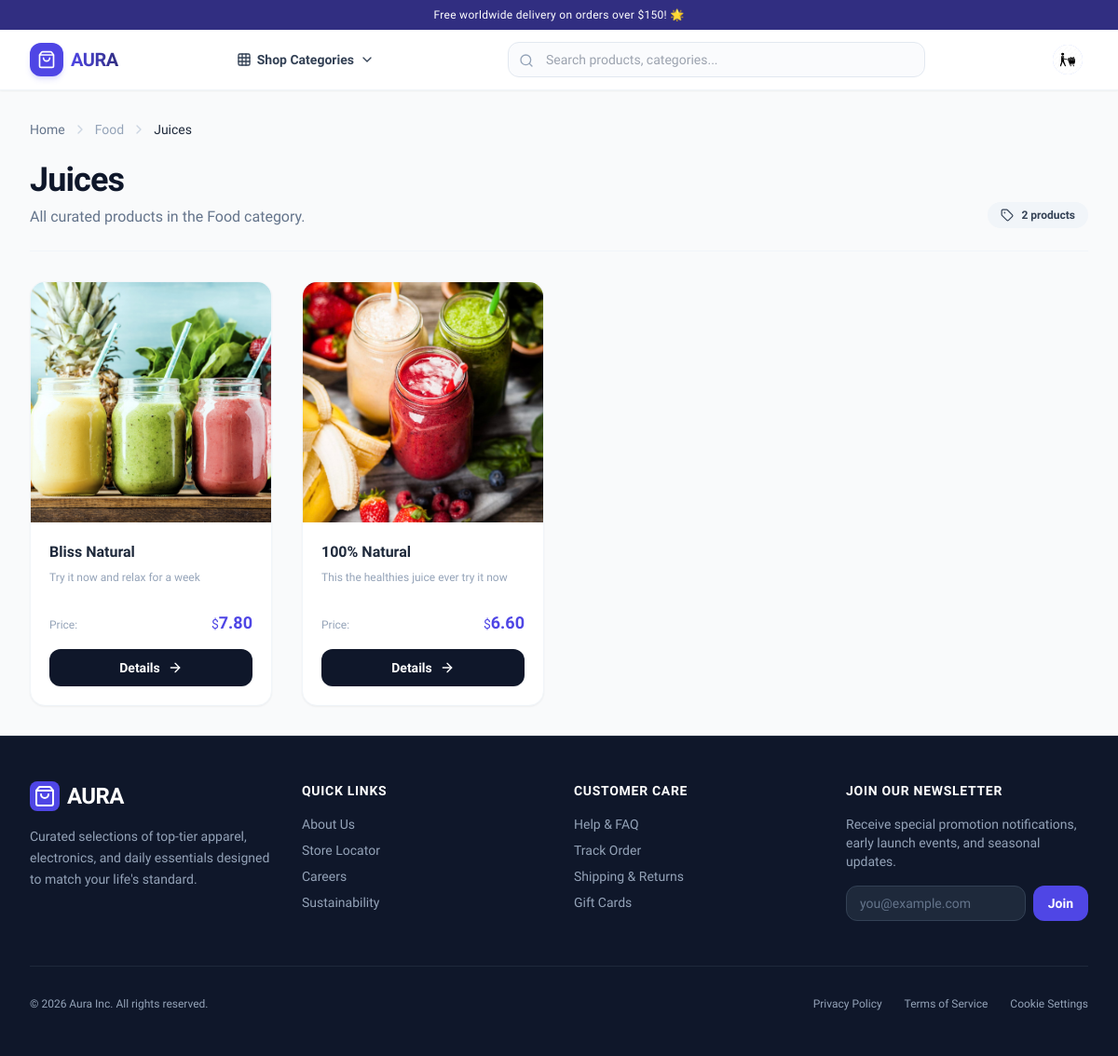
The page /products/subcategory/5/ (signed in) on the database its author committed.
### users/models.py (models this page shows)
class CustomUser(AbstractUser):
    age = models.IntegerField(null=True, blank=True)
    profile_img = models.ImageField(upload_to='avatars/', default='default_profile.jpg', blank=True)
    phone_number = models.CharField(max_length=15, blank=True, null=True)

### products/models.py (models this page shows, shortened)
class Subcategory(models.Model):
    name = models.CharField(max_length=100)
    category = models.ForeignKey(Category, on_delete=models.CASCADE, related_name='subcategories')
    class Meta:
        verbose_name_plural = "Subcategories"

class Category(models.Model):
    name = models.CharField(max_length=100, unique=True)
    class Meta:
        verbose_name_plural = "Categories"

class Product(models.Model):
    name = models.CharField(max_length=100)
    desc = models.CharField(max_length=500, null=True, blank=True)
    price = models.DecimalField(max_digits=20, decimal_places=2)
    quantity = models.IntegerField(default=0)
    is_active = models.BooleanField(default=True)
    image = models.ImageField(upload_to='products/', null=True, blank=True)
    subcategory = models.ForeignKey(Subcategory, on_delete=models.CASCADE, related_name='products', null=True, blank=True)
    created_at = models.DateTimeField(auto_now_add=True)

### products/views.py (the view)
# urls.py: path('subcategory/<int:subcategory_id>/', ProductListView.as_view(), name='product-list'),
class ProductListView(View):
    def get(self, request, subcategory_id):
        subcategory = get_object_or_404(Subcategory, id=subcategory_id)
        products = subcategory.products.filter(is_active=True).order_by('-id')
        return render(request, 'products/product-list.html', {
            'subcategory': subcategory,
            'products': products,
        })

### products/context_processors.py (called while the page is built)
def categories_processor(request):
    context = {
        'categories': Category.objects.prefetch_related('subcategories').all()
    }
    if request.user.is_authenticated:
        context['saved_count'] = Saved.objects.filter(user=request.user).count()
    return context

### templates/products/product-list.html (shortened to what this page needs)
{% extends 'base.html' %}
{% block content %}
<div class="max-w-7xl mx-auto px-4 sm:px-6 lg:px-8 py-8">
    <nav class="flex items-center space-x-2 text-xs sm:text-sm text-slate-500 mb-6">
        <a href="/" class="hover:text-brand-600 transition">Home</a>
        <i data-lucide="chevron-right" class="w-4 h-4 text-slate-300"></i>
        <span class="text-slate-400">{{ subcategory.category.name }}</span>
        <i data-lucide="chevron-right" class="w-4 h-4 text-slate-300"></i>
        <span class="font-medium text-slate-800">{{ subcategory.name }}</span>
    </nav>
    <div class="flex flex-col md:flex-row md:items-end justify-between border-b border-slate-100 pb-6 mb-8 gap-4">
        <div>
            <h1 class="text-3xl font-extrabold tracking-tight text-slate-900 sm:text-4xl">
                {{ subcategory.name }}
            </h1>
            <p class="text-slate-500 mt-2 text-sm sm:text-base">
                All curated products in the {{ subcategory.category.name }} category.
            </p>
        </div>
        <div class="inline-flex items-center gap-2 bg-slate-100 text-slate-700 px-3.5 py-1.5 rounded-full text-xs font-semibold self-start md:self-auto">
            <i data-lucide="tag" class="w-3.5 h-3.5"></i>
            {{ products|length }} products
        </div>
    </div>
    <div class="grid grid-cols-1 sm:grid-cols-2 md:grid-cols-3 lg:grid-cols-4 gap-6 sm:gap-8">
        {% for product in products %}
            <div class="group bg-white rounded-2xl border border-slate-100 shadow-sm hover:shadow-md transition-all duration-300 flex flex-col overflow-hidden">
                <div class="aspect-square bg-slate-50 relative overflow-hidden flex items-center justify-center">
                    {% if product.image %}
                        <img
                            src="{{ product.image.url }}"
                            class="w-full h-full object-cover group-hover:scale-105 transition-transform duration-500"
                            alt="{{ product.name }}"
                            loading="lazy"
                        >
                    {% else %}
                        <div class="flex flex-col items-center justify-center text-slate-400 gap-2">
                            <i data-lucide="image-off" class="w-8 h-8 opacity-60"></i>
                            <span class="text-xs font-medium uppercase tracking-wider">No image available</span>
                        </div>
                    {% endif %}
                </div>
                <div class="p-5 flex-grow flex flex-col justify-between gap-4">
                    <div class="space-y-1.5">
                        <h3 class="font-bold text-slate-800 text-base line-clamp-2 group-hover:text-brand-600 transition">
                            {{ product.name }}
                        </h3>
                        {% if product.desc %}
                            <p class="text-xs text-slate-400 line-clamp-2 leading-relaxed">
                                {{ product.desc }}
                            </p>
                        {% endif %}
                    </div>
                    <div class="space-y-3.5 pt-2">
                        <div class="flex items-baseline justify-between">
                            <span class="text-xs text-slate-400">Price:</span>
                            <span class="text-lg font-bold text-brand-600">
                                <span class="text-sm font-medium">$</span>{{ product.price }}
                            </span>
                        </div>
                        <a
                            href="{% url 'product-detail' product.pk %}"
                            class="w-full flex items-center justify-center gap-2 bg-slate-900 hover:bg-brand-600 active:bg-brand-700 text-white text-sm font-semibold py-2.5 rounded-xl transition shadow-sm hover:shadow-md"
                        >
                            <span>Details</span>
                            <i data-lucide="arrow-right" class="w-4 h-4 group-hover:translate-x-1 transition duration-200"></i>
                        </a>
                    </div>
                </div>
            </div>
        {% endfor %}
    </div>
</div>
{% endblock %}

### templates/base.html (shortened to what this page needs)
<!DOCTYPE html>
<html lang="en" class="h-full bg-gray-50">
<head>
    <script src="https://cdn.tailwindcss.com"></script>
</head>
<body class="flex flex-col min-h-full text-slate-800" x-data="{ mobileMenuOpen: false }">
    <div class="bg-brand-900 text-white text-xs py-2 px-4 text-center font-medium tracking-wide">
        Free worldwide delivery on orders over $150! 🌟
    </div>
    <header class="sticky top-0 z-40 bg-white/95 backdrop-blur-md border-b border-slate-100 shadow-sm"
        x-data="{ catMenuOpen: false, userMenuOpen: false }">
        <div class="max-w-7xl mx-auto px-4 sm:px-6 lg:px-8">
            <div class="flex items-center justify-between h-16 gap-4">
                <div class="flex-shrink-0 flex items-center">
                    <a href="/" class="flex items-center gap-2 group">
                        <div
                            class="w-9 h-9 bg-brand-600 rounded-xl flex items-center justify-center text-white shadow-md shadow-brand-500/20 group-hover:bg-brand-700 transition">
                            <i data-lucide="shopping-bag" class="w-5 h-5"></i>
                        </div>
                        <span
                            class="text-xl font-bold tracking-tight bg-gradient-to-r from-brand-600 to-indigo-900 bg-clip-text text-transparent">
                        </span>
                    </a>
                </div>
                <nav class="hidden md:flex items-center gap-6">
                    <div class="relative">
                        <button @click="catMenuOpen = !catMenuOpen" @click.away="catMenuOpen = false"
                            class="flex items-center gap-1.5 px-3 py-2 text-sm font-semibold rounded-lg text-slate-700 hover:bg-slate-50 transition"
                            :class="{'bg-slate-50 text-brand-600': catMenuOpen}">
                            <i data-lucide="grid" class="w-4 h-4"></i>
                            Shop Categories
                            <i data-lucide="chevron-down" class="w-4 h-4 transition-transform duration-200"
                                :class="{'rotate-180': catMenuOpen}"></i>
                        </button>
                    </div>
                </nav>
                <div class="hidden lg:flex flex-1 max-w-md mx-4">
                    <form action="{% url 'search' %}" method="POST" class="w-full relative">
                        <input type="text" name="search_query" placeholder="Search products, categories..."
                            class="w-full py-2 pl-10 pr-4 rounded-xl border border-slate-200 bg-slate-50/70 focus:bg-white focus:outline-none focus:ring-2 focus:ring-brand-500 focus:border-transparent text-sm transition">
                        <i data-lucide="search" class="w-4 h-4 text-slate-400 absolute left-3 top-3"></i>
                    </form>
                </div>
                <div class="flex items-center gap-2">
                    <div class="relative">
                        <button @click="userMenuOpen = !userMenuOpen" @click.away="userMenuOpen = false"
                            class="flex items-center gap-1.5 p-1.5 rounded-lg hover:bg-slate-50 transition">
                            <div
                                class="w-8 h-8 bg-brand-100 text-brand-700 font-bold rounded-full flex items-center justify-center text-xs">
                                {% if user.is_authenticated %}
                                <div
                                    class="w-8 h-8 bg-brand-100 text-brand-700 font-bold rounded-full flex items-center justify-center text-sm uppercase overflow-hidden">
                                    <img src="{{request.user.profile_img.url}}" alt=""
                                        class="w-full h-full object-cover rounded-full">
                                </div>
                                {% else %}
                                <i data-lucide="user" class="w-4 h-4"></i>
                                {% endif %}
                            </div>
                        </button>
                    </div>
                </div>
            </div>
        </div>
    </header>
    <main class="flex-grow">
        {% block content %}{% endblock %}
    </main>
    <footer class="bg-slate-900 text-slate-400 border-t border-slate-800">
        <div class="max-w-7xl mx-auto px-4 sm:px-6 lg:px-8 py-12">
            <div class="grid grid-cols-1 md:grid-cols-4 gap-8">
                <div class="space-y-4">
                    <span class="text-2xl font-bold tracking-tight text-white flex items-center gap-2">
                        <div class="w-8 h-8 bg-brand-600 rounded-lg flex items-center justify-center text-white">
                            <i data-lucide="shopping-bag" class="w-4.5 h-4.5"></i>
                        </div>
                        AURA
                    </span>
                    <p class="text-sm text-slate-400 leading-relaxed">
                        Curated selections of top-tier apparel, electronics, and daily essentials designed to match your
                        life's standard.
                    </p>
                </div>
                <div>
                    <h3 class="text-white font-semibold text-sm tracking-wider uppercase mb-4">Quick Links</h3>
                    <ul class="space-y-2 text-sm">
                        <li><a href="#" class="hover:text-white transition">About Us</a></li>
                        <li><a href="#" class="hover:text-white transition">Store Locator</a></li>
                        <li><a href="#" class="hover:text-white transition">Careers</a></li>
                        <li><a href="#" class="hover:text-white transition">Sustainability</a></li>
                    </ul>
                </div>
                <div>
                    <h3 class="text-white font-semibold text-sm tracking-wider uppercase mb-4">Customer Care</h3>
                    <ul class="space-y-2 text-sm">
                        <li><a href="#" class="hover:text-white transition">Help & FAQ</a></li>
                        <li><a href="#" class="hover:text-white transition">Track Order</a></li>
                        <li><a href="#" class="hover:text-white transition">Shipping & Returns</a></li>
                        <li><a href="#" class="hover:text-white transition">Gift Cards</a></li>
                    </ul>
                </div>
                <div class="space-y-4">
                    <h3 class="text-white font-semibold text-sm tracking-wider uppercase mb-2">Join Our Newsletter</h3>
                    <p class="text-sm text-slate-400">Receive special promotion notifications, early launch events, and
                        seasonal updates.</p>
                    <form action="#" method="POST" class="flex gap-2">
                        <input type="email" name="email" placeholder="you@example.com"
                            class="w-full bg-slate-800 border border-slate-700 px-3.5 py-2 rounded-xl text-sm focus:outline-none focus:ring-2 focus:ring-brand-500 text-white placeholder:text-slate-500">
                        <button type="submit"
                            class="bg-brand-600 hover:bg-brand-700 text-white font-semibold px-4 rounded-xl text-sm transition">
                            Join
                        </button>
                    </form>
                </div>
            </div>
            <div
                class="mt-12 pt-8 border-t border-slate-800 flex flex-col sm:flex-row items-center justify-between gap-4 text-xs">
                <p>&copy; 2026 Aura Inc. All rights reserved.</p>
                <div class="flex gap-6">
                    <a href="#" class="hover:text-white transition">Privacy Policy</a>
                    <a href="#" class="hover:text-white transition">Terms of Service</a>
                    <a href="#" class="hover:text-white transition">Cookie Settings</a>
                </div>
            </div>
        </div>
    </footer>
</body>
</html>

### templates/base.html (style rules this page uses)
body { font-family: 'Plus Jakarta Sans', sans-serif; }

### rows shown on the page
CustomUser: user.profile_img (placeholder picture)
Subcategory: category.name "Food", name "Juices"
Product: image (picture), name "Bliss Natural", desc "Try it now and relax for a week", price "7.80"
Product: image (picture), name "100% Natural", desc "This the healthies juice ever try it now", price "6.60"

### other values the page prints
{{ products|length }} "2"
